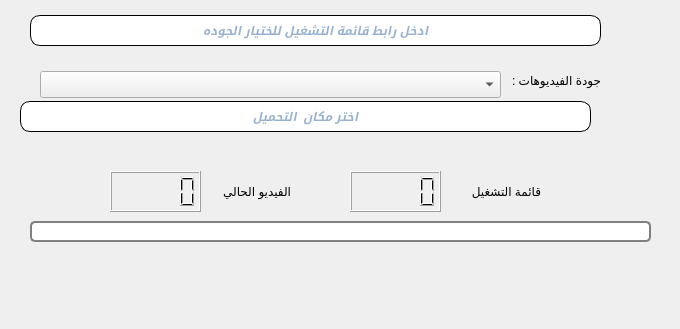
      <widget class="QWidget" name="tab_6">
       <attribute name="title">
        <string>قائمة تشغيل</string>
       </attribute>
       <widget class="QLineEdit" name="lineEdit_5">
        <property name="geometry">
         <rect>
          <x>30</x>
          <y>15</y>
          <width>571</width>
          <height>31</height>
         </rect>
        </property>
        <property name="palette">
         <palette>
          <active>
           <colorrole role="WindowText">
            <brush brushstyle="SolidPattern">
             <color alpha="255">
              <red>52</red>
              <green>101</green>
              <blue>164</blue>
             </color>
            </brush>
           </colorrole>
           <colorrole role="Button">
            <brush brushstyle="SolidPattern">
             <color alpha="255">
              <red>32</red>
              <green>31</green>
              <blue>31</blue>
             </color>
            </brush>
           </colorrole>
           <colorrole role="Text">
            <brush brushstyle="SolidPattern">
             <color alpha="255">
              <red>52</red>
              <green>101</green>
              <blue>164</blue>
             </color>
            </brush>
           </colorrole>
           <colorrole role="ButtonText">
            <brush brushstyle="SolidPattern">
             <color alpha="255">
              <red>52</red>
              <green>101</green>
              <blue>164</blue>
             </color>
            </brush>
           </colorrole>
           <colorrole role="Base">
            <brush brushstyle="SolidPattern">
             <color alpha="255">
              <red>32</red>
              <green>31</green>
              <blue>31</blue>
             </color>
            </brush>
           </colorrole>
           <colorrole role="Window">
            <brush brushstyle="SolidPattern">
             <color alpha="255">
              <red>32</red>
              <green>31</green>
              <blue>31</blue>
             </color>
            </brush>
           </colorrole>
           <colorrole role="Highlight">
            <brush brushstyle="SolidPattern">
             <color alpha="255">
              <red>61</red>
              <green>142</green>
              <blue>201</blue>
             </color>
            </brush>
           </colorrole>
           <colorrole role="HighlightedText">
            <brush brushstyle="SolidPattern">
             <color alpha="255">
              <red>0</red>
              <green>0</green>
              <blue>0</blue>
             </color>
            </brush>
           </colorrole>
          </active>
          <inactive>
           <colorrole role="WindowText">
            <brush brushstyle="SolidPattern">
             <color alpha="255">
              <red>52</red>
              <green>101</green>
              <blue>164</blue>
             </color>
            </brush>
           </colorrole>
           <colorrole role="Button">
            <brush brushstyle="SolidPattern">
             <color alpha="255">
              <red>32</red>
              <green>31</green>
              <blue>31</blue>
             </color>
            </brush>
           </colorrole>
           <colorrole role="Text">
            <brush brushstyle="SolidPattern">
             <color alpha="255">
              <red>52</red>
              <green>101</green>
              <blue>164</blue>
             </color>
            </brush>
           </colorrole>
           <colorrole role="ButtonText">
            <brush brushstyle="SolidPattern">
             <color alpha="255">
              <red>52</red>
              <green>101</green>
              <blue>164</blue>
             </color>
            </brush>
           </colorrole>
           <colorrole role="Base">
            <brush brushstyle="SolidPattern">
             <color alpha="255">
              <red>32</red>
              <green>31</green>
              <blue>31</blue>
             </color>
            </brush>
           </colorrole>
           <colorrole role="Window">
            <brush brushstyle="SolidPattern">
             <color alpha="255">
              <red>32</red>
              <green>31</green>
              <blue>31</blue>
             </color>
            </brush>
           </colorrole>
           <colorrole role="Highlight">
            <brush brushstyle="SolidPattern">
             <color alpha="255">
              <red>61</red>
              <green>142</green>
              <blue>201</blue>
             </color>
            </brush>
           </colorrole>
           <colorrole role="HighlightedText">
            <brush brushstyle="SolidPattern">
             <color alpha="255">
              <red>0</red>
              <green>0</green>
              <blue>0</blue>
             </color>
            </brush>
           </colorrole>
          </inactive>
          <disabled>
           <colorrole role="WindowText">
            <brush brushstyle="SolidPattern">
             <color alpha="255">
              <red>52</red>
              <green>101</green>
              <blue>164</blue>
             </color>
            </brush>
           </colorrole>
           <colorrole role="Button">
            <brush brushstyle="SolidPattern">
             <color alpha="255">
              <red>48</red>
              <green>47</green>
              <blue>47</blue>
             </color>
            </brush>
           </colorrole>
           <colorrole role="Text">
            <brush brushstyle="SolidPattern">
             <color alpha="255">
              <red>52</red>
              <green>101</green>
              <blue>164</blue>
             </color>
            </brush>
           </colorrole>
           <colorrole role="ButtonText">
            <brush brushstyle="SolidPattern">
             <color alpha="255">
              <red>52</red>
              <green>101</green>
              <blue>164</blue>
             </color>
            </brush>
           </colorrole>
           <colorrole role="Base">
            <brush brushstyle="SolidPattern">
             <color alpha="255">
              <red>48</red>
              <green>47</green>
              <blue>47</blue>
             </color>
            </brush>
           </colorrole>
           <colorrole role="Window">
            <brush brushstyle="SolidPattern">
             <color alpha="255">
              <red>48</red>
              <green>47</green>
              <blue>47</blue>
             </color>
            </brush>
           </colorrole>
           <colorrole role="Highlight">
            <brush brushstyle="SolidPattern">
             <color alpha="255">
              <red>61</red>
              <green>142</green>
              <blue>201</blue>
             </color>
            </brush>
           </colorrole>
           <colorrole role="HighlightedText">
            <brush brushstyle="SolidPattern">
             <color alpha="255">
              <red>0</red>
              <green>0</green>
              <blue>0</blue>
             </color>
            </brush>
           </colorrole>
          </disabled>
         </palette>
        </property>
        <property name="font">
         <font>
          <weight>75</weight>
          <italic>true</italic>
          <bold>true</bold>
         </font>
        </property>
        <property name="acceptDrops">
         <bool>true</bool>
        </property>
        <property name="styleSheet">
         <string notr="true">QLineEdit
{
border:1px solid ;
border-radius :10px;
color:rgb(52, 101, 164);
}
QLineEdit::hover
{
	background-color: rgb(114, 159, 207);

}

</string>
        </property>
        <property name="alignment">
         <set>Qt::AlignCenter</set>
        </property>
        <property name="placeholderText">
         <string>ادخل رابط قائمة التشغيل للختيار الجوده</string>
        </property>
        <property name="clearButtonEnabled">
         <bool>true</bool>
        </property>
       </widget>
       <widget class="QLineEdit" name="lineEdit_6">
        <property name="geometry">
         <rect>
          <x>20</x>
          <y>101</y>
          <width>571</width>
          <height>31</height>
         </rect>
        </property>
        <property name="font">
         <font>
          <weight>75</weight>
          <italic>true</italic>
          <bold>true</bold>
         </font>
        </property>
        <property name="styleSheet">
         <string notr="true">QLineEdit
{
border:1px solid ;
border-radius :10px;
color:rgb(52, 101, 164);
}
QLineEdit::hover
{
	background-color: rgb(114, 159, 207);
}
</string>
        </property>
        <property name="frame">
         <bool>true</bool>
        </property>
        <property name="alignment">
         <set>Qt::AlignCenter</set>
        </property>
        <property name="dragEnabled">
         <bool>false</bool>
        </property>
        <property name="readOnly">
         <bool>true</bool>
        </property>
        <property name="placeholderText">
         <string notr="true">اختر مكان  التحميل</string>
        </property>
        <property name="clearButtonEnabled">
         <bool>true</bool>
        </property>
       </widget>
       <widget class="QLabel" name="label_16">
        <property name="geometry">
         <rect>
          <x>510</x>
          <y>65</y>
          <width>91</width>
          <height>31</height>
         </rect>
        </property>
        <property name="text">
         <string>جودة الفيديوهات :</string>
        </property>
       </widget>
       <widget class="QPushButton" name="pushButton_12">
        <property name="geometry">
         <rect>
          <x>600</x>
          <y>91</y>
          <width>71</width>
          <height>51</height>
         </rect>
        </property>
        <property name="mouseTracking">
         <bool>true</bool>
        </property>
        <property name="autoFillBackground">
         <bool>false</bool>
        </property>
        <property name="styleSheet">
         <string notr="true">QPushButton
{
border-radius: 20px
}

QPushButton::hover
{
	background-color: rgb(114, 159, 207);
}
QPushButton:pressed
{
    color: black;
    background-color: #D1DBCB;
    padding-top: -15px;
    padding-bottom: -17px;
}</string>
        </property>
        <property name="text">
         <string/>
        </property>
        <property name="icon">
         <iconset resource="icon.qrc">
          <normaloff>:/newPrefix/icons/folder_browse-512.png</normaloff>:/newPrefix/icons/folder_browse-512.png</iconset>
        </property>
        <property name="iconSize">
         <size>
          <width>40</width>
          <height>80</height>
         </size>
        </property>
        <property name="checkable">
         <bool>true</bool>
        </property>
        <property name="autoDefault">
         <bool>true</bool>
        </property>
        <property name="default">
         <bool>true</bool>
        </property>
        <property name="flat">
         <bool>true</bool>
        </property>
        <property name="tabletTracking" stdset="0">
         <bool>true</bool>
        </property>
       </widget>
       <widget class="QProgressBar" name="progressBar_3">
        <property name="geometry">
         <rect>
          <x>30</x>
          <y>221</y>
          <width>621</width>
          <height>21</height>
         </rect>
        </property>
        <property name="font">
         <font>
          <weight>50</weight>
          <bold>false</bold>
          <underline>false</underline>
          <strikeout>false</strikeout>
         </font>
        </property>
        <property name="cursor">
         <cursorShape>WaitCursor</cursorShape>
        </property>
        <property name="mouseTracking">
         <bool>true</bool>
        </property>
        <property name="acceptDrops">
         <bool>false</bool>
        </property>
        <property name="toolTip">
         <string>Progress Bar</string>
        </property>
        <property name="autoFillBackground">
         <bool>false</bool>
        </property>
        <property name="styleSheet">
         <string notr="true">QProgressBar{
border:2px solid grey;
border-radius :5px;
text-align:center;
color:white;
}
QProgressBar::chunk
{
background-color: rgb(52, 101, 164);
}
QProgressBar::hover
{
	background-color: rgb(114, 159, 207);

}



</string>
        </property>
        <property name="value">
         <number>0</number>
        </property>
        <property name="textVisible">
         <bool>true</bool>
        </property>
        <property name="orientation">
         <enum>Qt::Horizontal</enum>
        </property>
        <property name="invertedAppearance">
         <bool>false</bool>
        </property>
        <property name="textDirection">
         <enum>QProgressBar::TopToBottom</enum>
        </property>
        <property name="format">
         <string>%p%</string>
        </property>
        <property name="tabletTracking" stdset="0">
         <bool>true</bool>
        </property>
       </widget>
       <widget class="QLabel" name="label_17">
        <property name="geometry">
         <rect>
          <x>220</x>
          <y>181</y>
          <width>71</width>
          <height>20</height>
         </rect>
        </property>
        <property name="text">
         <string>الفيديو الحالي</string>
        </property>
       </widget>
       <widget class="QLabel" name="label_18">
        <property name="geometry">
         <rect>
          <x>450</x>
          <y>181</y>
          <width>91</width>
          <height>20</height>
         </rect>
        </property>
        <property name="text">
         <string>قائمة التشغيل</string>
        </property>
       </widget>
       <widget class="QLCDNumber" name="lcdNumber_2">
        <property name="geometry">
         <rect>
          <x>350</x>
          <y>171</y>
          <width>91</width>
          <height>41</height>
         </rect>
        </property>
       </widget>
       <widget class="QPushButton" name="pushButton_13">
        <property name="geometry">
         <rect>
          <x>290</x>
          <y>261</y>
          <width>101</width>
          <height>51</height>
         </rect>
        </property>
        <property name="styleSheet">
         <string notr="true">QPushButton
{
border-radius: 20px
}

QPushButton::hover
{
	background-color: rgb(114, 159, 207);
}
QPushButton:pressed
{
    color: black;
    background-color: #D1DBCB;
    padding-top: -15px;
    padding-bottom: -17px;
}</string>
        </property>
        <property name="text">
         <string/>
        </property>
        <property name="icon">
         <iconset resource="icon.qrc">
          <normaloff>:/newPrefix/icons/download1.png</normaloff>:/newPrefix/icons/download1.png</iconset>
        </property>
        <property name="iconSize">
         <size>
          <width>100</width>
          <height>48</height>
         </size>
        </property>
       </widget>
       <widget class="QLCDNumber" name="lcdNumber_3">
        <property name="geometry">
         <rect>
          <x>110</x>
          <y>171</y>
          <width>91</width>
          <height>41</height>
         </rect>
        </property>
       </widget>
       <widget class="QLabel" name="label_21">
        <property name="geometry">
         <rect>
          <x>410</x>
          <y>259</y>
          <width>261</width>
          <height>61</height>
         </rect>
        </property>
        <property name="text">
         <string/>
        </property>
       </widget>
       <widget class="QComboBox" name="comboBox_2">
        <property name="geometry">
         <rect>
          <x>40</x>
          <y>71</y>
          <width>461</width>
          <height>27</height>
         </rect>
        </property>
       </widget>
       <widget class="QLabel" name="label_5">
        <property name="geometry">
         <rect>
          <x>40</x>
          <y>50</y>
          <width>551</width>
          <height>16</height>
         </rect>
        </property>
        <property name="text">
         <string/>
        </property>
       </widget>
       <widget class="QLabel" name="label_6">
        <property name="geometry">
         <rect>
          <x>40</x>
          <y>133</y>
          <width>551</width>
          <height>16</height>
         </rect>
        </property>
        <property name="text">
         <string/>
        </property>
       </widget>
      </widget>
